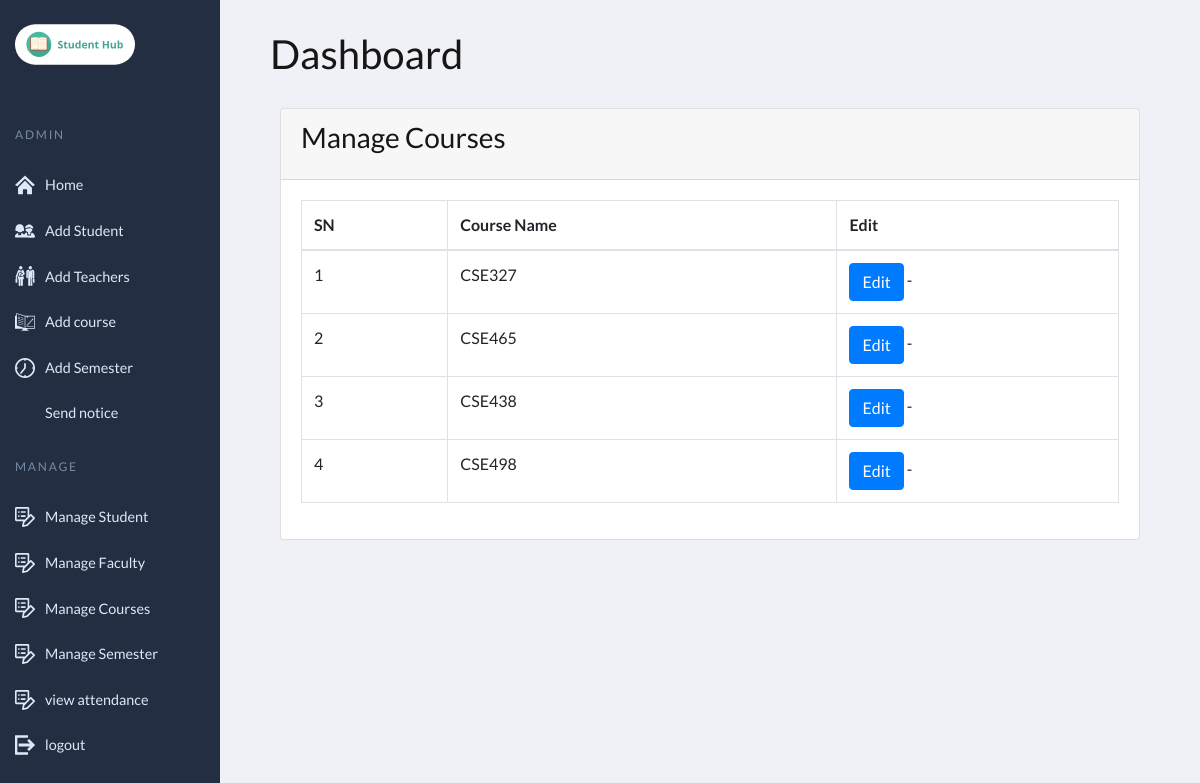
Page /home/manage_course/ on the committed database.
### student_management_app/models.py (models this page shows, shortened)
class Course(models.Model):
    name = models.CharField(max_length=120)
    created_at = models.DateTimeField(auto_now_add=True)
    updated_at = models.DateTimeField(auto_now=True)

### student_management_app/adminviews.py (the view)
# urls.py: path('manage_course/',adminviews.manage_course,name='manage_course'),
def manage_course(request):
    courses = Course.objects.all()
    context = {
        'courses': courses,
        'page_title': 'Manage Courses'
    }
    return render(request, "manage_course.html", context)

### student_management_app/templates/manage_course.html (shortened to what this page needs)
{% extends 'base2.html' %}
{% load static %}
{% block body_block %}
<section class="content">
    <div class="container-fluid">
        <div class="row">
            <div class="col-md-12">
                <div class="card">
                    <div class="card-header">
                        <h3 class="card-title">{{page_title}}</h3>
                    </div>
                    <div class="card-body">
                        <table id="example2" class="table table-bordered table-hover">
                            <thead>
                                <tr>
                                    <th>SN</th>
                                    <th>Course Name</th>
                                    <th>Edit</th>
                                </tr>
                            </thead>
                            <tbody>
                                {% for course in courses %}
                                <tr>
                                    <td>{{ forloop.counter }}</td>
                                    <td>{{course.name}}</td>
                                    <td>
                                        <a href="{% url 'student_app:edit_course' course.id %}" class="btn btn-primary">Edit</a> -
                                    </td>
                                </tr>
                                {% endfor %}
                            </tbody>
                        </table>
                    </div>
                </div>
            </div>
        </div>
    </div>
</section>
{% endblock %}

### static/css/main.css (style rules this page uses)
:root { --page-header-bgColor: #242e42; --page-header-bgColor-hover: #1d2636; --page-header-txtColor: #dde9f8; --page-header-headingColor: #7889a4; --page-header-width: 220px; --page-content-bgColor: #f0f1f6; --page-content-txtColor: #171616; --page-content-blockColor: #fff; --white: #fff; --black: #333; --blue: #00b9eb; --red: #ec1848; --border-radius: 4px; --box-shadow: 0 0 10px -2px rgba(0, 0, 0, 0.075); --switch-bgLightModeColor: #87cefa; --switch-sunColor: gold; --switch-moonColor: #f4f4f4; --switch-bgDarkModeColor: #1f1f27; }
* { padding: 0; margin: 0; box-sizing: border-box; }
a, button { color: inherit; }
a { text-decoration: none; }

### rows in the picture
Course: name "CSE327"
Course: name "CSE465"
Course: name "CSE438"
Course: name "CSE498"

### other values in the picture
{{ page_title }} "Manage Courses"
